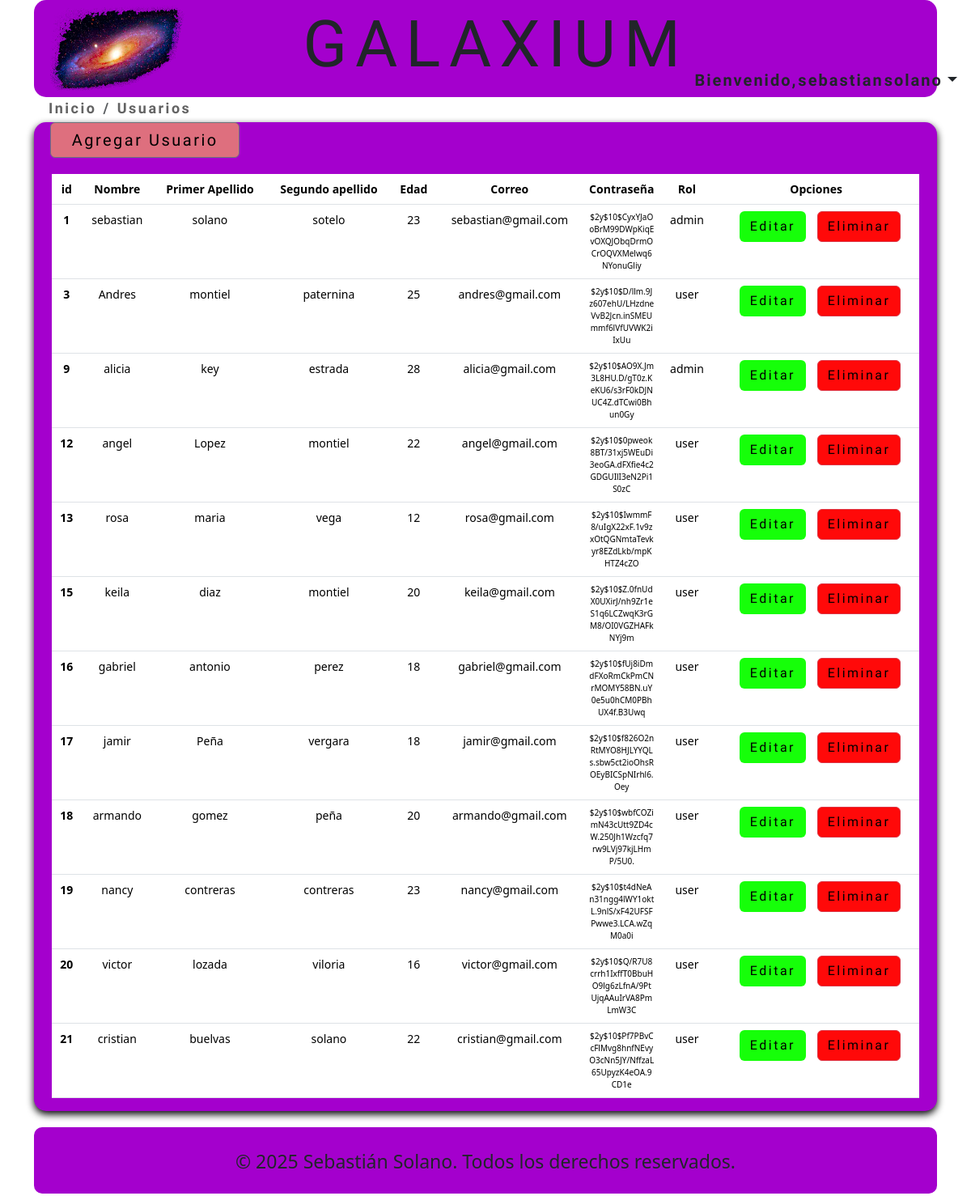
The app's page /views/admin/admin.usuarios.php (signed in) with its own data.
### tables this page shows
CREATE TABLE `usuarios` (
  `id` int(11) NOT NULL,
  `nombre` varchar(20) NOT NULL,
  `apellidoUno` varchar(20) NOT NULL,
  `apellidoDos` varchar(20) NOT NULL,
  `edad` int(11) NOT NULL,
  `correo` varchar(50) NOT NULL,
  `contraseña` varchar(255) NOT NULL,
  `rol` int(11) DEFAULT NULL
);

CREATE TABLE `rol` (
  `id` int(11) NOT NULL,
  `descripcion` varchar(20) DEFAULT NULL
);

### includes/functions.php (called while the page is built, shortened)
<?php
function conseguirUsuarios($conexion) {
    $sql = " SELECT usuarios.*, rol.descripcion AS nombre_rol FROM  usuarios LEFT JOIN rol ON usuarios.rol = rol.id";
    $usuarios = mysqli_query($conexion, $sql);
    $resultado = array();
    if ($usuarios && mysqli_num_rows($usuarios) >= 1) {
        while ($fila = mysqli_fetch_assoc($usuarios)) {
            $resultado[] = $fila;
        }
    }
    return $resultado;
}
?>

### views/admin/admin.usuarios.php (the view, shortened to what this page needs)
<?php require_once '../../includes/conexion.php'; ?>
<?php require_once '../../includes/functions.php'; ?>
<?php $usuarios = conseguirUsuarios($db); ?>
<!DOCTYPE html>
<html lang="en">
<head>
    <link rel="stylesheet" type="text/css" href="../../assets/css/style.css">
    <link rel="stylesheet" type="text/css" href="../../assets/css/style-admin.usuarios.css">
    <link href="https://cdn.jsdelivr.net/npm/bootstrap@5.3.3/dist/css/bootstrap.min.css" rel="stylesheet">
</head>
<body>
    <div class="container">
        <header class="cabecera">
            <div id="logo">
                <a href="#"><img src="../../assets/imagenes/galaxia.png" alt="" class="imagen1"></a>
            </div>
            <div id="titulo"><h1>GALAXIUM</h1></div>
            <?php if (isset($_SESSION['usuario'])): ?>
                <div id="caja-drop">
                    <div class="dropdown">
                        <button class="btn dropdown-toggle" type="button" data-bs-toggle="dropdown" aria-expanded="false">
                            Bienvenido, <?= $_SESSION['usuario']['nombre'] . ' ' . $_SESSION['usuario']['apellidoUno']; ?>
                        </button>
                    </div>
                </div>
            <?php endif; ?>
        </header>
        <nav aria-label="breadcrumb" id="breadcrumb">
            <ol class="breadcrumb">
                <li class="breadcrumb-item"><a href="admin.inicio.php" id="link-inicio">Inicio</a></li>
                <li class="breadcrumb-item active" aria-current="page" id="link-inicio">Usuarios</li>
            </ol>
        </nav>
        <div id="contenedor-cuerpo">
            <div id="botones">
                <button type="button" class="btn btn-secondary" data-bs-toggle="modal" data-bs-target="#exampleModal" data-bs-whatever="@mdo" id="btDos">Agregar Usuario</button>
            </div>
            <div id="tablaUsuarios" class="contenedor-tabla">
                <table class="table">
                    <thead>
                        <tr>
                            <th scope="col">id</th>
                            <th scope="col">Nombre</th>
                            <th scope="col">Primer Apellido</th>
                            <th scope="col">Segundo apellido</th>
                            <th scope="col">Edad</th>
                            <th scope="col">Correo</th>
                            <th scope="col">Contraseña</th>
                            <th scope="col">Rol</th>
                            <th scope="col">Opciones</th>
                        </tr>
                    </thead>
                    <tbody>
                        <?php if (!empty($usuarios)): ?>
                            <?php foreach ($usuarios as $usuario): ?>
                                <tr>
                                    <th><?= $usuario['id'] ?></th>
                                    <td><?= $usuario['nombre'] ?></td>
                                    <td><?= $usuario['apellidoUno'] ?></td>
                                    <td><?= $usuario['apellidoDos'] ?></td>
                                    <td><?= $usuario['edad'] ?></td>
                                    <td><?= $usuario['correo'] ?></td>
                                    <td id="contrasena"><?= $usuario['contraseña'] ?></td>
                                    <td><?= htmlspecialchars($usuario['nombre_rol']) ?></td>
                                    <td>
                                        <div id="btnUpdate">
                                            <button type="button" class="btn btn-secondary1" data-bs-toggle="modal" data-bs-target="#exampleModalEditar" data-bs-whatever="@mdo" id="btEditar"
                                                data-id="<?= $usuario['id'] ?>"
                                                data-nombre="<?= htmlspecialchars($usuario['nombre']) ?>"
                                                data-apellido-uno="<?= htmlspecialchars($usuario['apellidoUno']) ?>"
                                                data-apellido-dos="<?= htmlspecialchars($usuario['apellidoDos']) ?>"
                                                data-edad="<?= htmlspecialchars($usuario['edad']) ?>"
                                                data-correo="<?= htmlspecialchars($usuario['correo']) ?>"
                                                data-contraseña="<?= htmlspecialchars($usuario['contraseña']) ?>"
                                                data-rol-id="<?= $usuario['rol'] ?>"
                                                data-rol-nombre="<?= htmlspecialchars($usuario['nombre_rol']) ?>">Editar</button>
                                            <button type="button" class="btn btn-danger btn-eliminar" data-bs-toggle="modal" data-bs-target="#exampleModalEliminar" id="btEliminar" data-idU="<?= $usuario['id'] ?>">Eliminar</button>
                                        </div>
                                    </td>
                                </tr>
                            <?php endforeach; ?>
                        <?php else: ?>
                            <tr>
                                <td colspan="7" class="text-center">No hay publicaciones registradas.</td>
                            </tr>
                        <?php endif; ?>
                    </tbody>
                </table>
            </div>
        </div>
        <footer id="footer">
            <div id="texto-footer">
                &copy; 2025 Sebastián Solano. Todos los derechos reservados.
            </div>
        </footer>
    </div>
</body>
</html>

### assets/css/style.css (style rules this page uses)
* { margin: 0px; padding: 0px; }
.container { border-radius: 10px; margin: 0px; }
.cabecera { width: 100%; height: 120px; background: #a400cd ; float: left; border-radius: 15px; font-family: "Shadows Into Light", sans-serif; }
.imagen1 { width: 100%; height: 110px; }
#logo { width: 15%; float: left; margin-left:20px; margin-top: 3px; }
#titulo { width: 40%; float: left; text-align: center; margin-left: 13% ; margin-top: 7px; }
#titulo h1 { font-family: "Shadows Into Light", sans-serif; font-size: 80px; text-align: center; letter-spacing: 10px; }
.btn-secondary { width: 42%; font-size: 20px !important; letter-spacing: 1px; }
#footer { width: 100%; height: 82px; border-radius: 10px; background-color: #a400cd; margin-top: 20px ; }
#texto-footer { width: 70%; font-size: 23px !important; text-align: center; margin-left: 15%; padding: 25px; }
#caja-drop { width: 24%; height: 26px; margin-left: 72%; margin-top: 77px; font-size: 14px; }
.btn.dropdown-toggle { font-size: 20px; letter-spacing:2px; word-spacing: -6px; font-weight: 600; width:100%; }

### assets/css/style-admin.usuarios.css (style rules this page uses)
#contenedor-cuerpo { width: 100%; background: #a400cd; box-shadow: 0px 4px 10px #030204; border-radius: 15px; margin-top: 30px; }
#breadcrumb { width: 30%; height: 1px; margin-left: 18px; font-size: 18px; text-decoration: none; }
#link-inicio { text-decoration: none; font-family: "Shadows Into Light", sans-serif; letter-spacing: 2.5px; font-weight: bold; color: #636363; }
#botones { margin-top: 28px; margin-left: 10px; font-family: "Shadows Into Light", sans-serif; width: 50%; }
.contenedor-tabla { margin-top: 20px; width: 96%; margin-left: 2%; display: flex; justify-content: center; align-items: center; }
#btDos { background-color: #de6f7e; color: black; margin-left: 10px; font-family: "Shadows Into Light", sans-serif; letter-spacing: 2.5px; }
.table { justify-content: center; align-items: center; font-size: 14px; width: 100%; text-align: center; }
#btEditar { background-color: #16ff09; color: black; margin-left: 10px; font-family: "Shadows Into Light", sans-serif; letter-spacing: 2.5px; }
#btEliminar { background-color: #ff0909; color: black; margin-left: 10px; font-family: "Shadows Into Light", sans-serif; letter-spacing: 2.5px; }
#contrasena { font-size: 10px; white-space: normal; word-break: break-all; width: 50px; }

### records on screen
usuarios: id "1", nombre "sebastian", apellidoUno "solano", apellidoDos "sotelo", edad "23", correo "sebastian@gmail.com", contraseña "$2y$10$CyxYJaOoBrM99DWpKiqEvOXQJObqDrmOCrOQVXMelwq6NYonuGliy", rol.descripcion "admin"
usuarios: id "3", nombre "Andres", apellidoUno "montiel", apellidoDos "paternina", edad "25", correo "andres@gmail.com", contraseña "$2y$10$D/llm.9Jz607ehU/LHzdneVvB2Jcn.inSMEUmmf6lVfUVWK2iIxUu", rol.descripcion "user"
usuarios: id "9", nombre "alicia", apellidoUno "key", apellidoDos "estrada", edad "28", correo "alicia@gmail.com", contraseña "$2y$10$AO9X.Jm3L8HU.D/gT0z.KeKU6/s3rF0kDJNUC4Z.dTCwi0Bhun0Gy", rol.descripcion "admin"
usuarios: id "12", nombre "angel", apellidoUno "Lopez", apellidoDos "montiel", edad "22", correo "angel@gmail.com", contraseña "$2y$10$0pweok8BT/31xj5WEuDi3eoGA.dFXfie4c2GDGUIlI3eN2Pi1S0zC", rol.descripcion "user"
usuarios: id "13", nombre "rosa", apellidoUno "maria", apellidoDos "vega", edad "12", correo "rosa@gmail.com", contraseña "$2y$10$IwmmF8/uIgX22xF.1v9zxOtQGNmtaTevkyr8EZdLkb/mpKHTZ4cZO", rol.descripcion "user"
usuarios: id "15", nombre "keila", apellidoUno "diaz", apellidoDos "montiel", edad "20", correo "keila@gmail.com", contraseña "$2y$10$Z.0fnUdX0UXirJ/nh9Zr1eS1q6LCZwqK3rGM8/OI0VGZHAFkNYj9m", rol.descripcion "user"
usuarios: id "16", nombre "gabriel", apellidoUno "antonio", apellidoDos "perez", edad "18", correo "gabriel@gmail.com", contraseña "$2y$10$fUj8iDmdFXoRmCkPmCNrMOMY58BN.uY0e5u0hCM0PBhUX4f.B3Uwq", rol.descripcion "user"
usuarios: id "17", nombre "jamir", apellidoUno "Peña", apellidoDos "vergara", edad "18", correo "jamir@gmail.com", contraseña "$2y$10$f826O2nRtMYO8HJLYYQLs.sbw5ct2ioOhsROEyBICSpNIrhl6.Oey", rol.descripcion "user"
usuarios: id "18", nombre "armando", apellidoUno "gomez", apellidoDos "peña", edad "20", correo "armando@gmail.com", contraseña "$2y$10$wbfCOZimN43cUtt9ZD4cW.250Jh1Wzcfq7rw9LVj97kjLHmP/5U0.", rol.descripcion "user"
usuarios: id "19", nombre "nancy", apellidoUno "contreras", apellidoDos "contreras", edad "23", correo "nancy@gmail.com", contraseña "$2y$10$t4dNeAn31ngg4lWY1oktL.9nlS/xF42UFSFPwwe3.LCA.wZqM0a0i", rol.descripcion "user"
usuarios: id "20", nombre "victor", apellidoUno "lozada", apellidoDos "viloria", edad "16", correo "victor@gmail.com", contraseña "$2y$10$Q/R7U8crrh1IxffT0BbuHO9lg6zLfnA/9PtUjqAAuIrVA8PmLmW3C", rol.descripcion "user"
usuarios: id "21", nombre "cristian", apellidoUno "buelvas", apellidoDos "solano", edad "22", correo "cristian@gmail.com", contraseña "$2y$10$Pf7PBvCcFlMvg8hnfNEvyO3cNn5JY/NffzaL65UpyzK4eOA.9CD1e", rol.descripcion "user"

### other values on screen
$_SESSION['usuario']['nombre'] "sebastian"
$_SESSION['usuario']['apellidoUno'] "solano"
